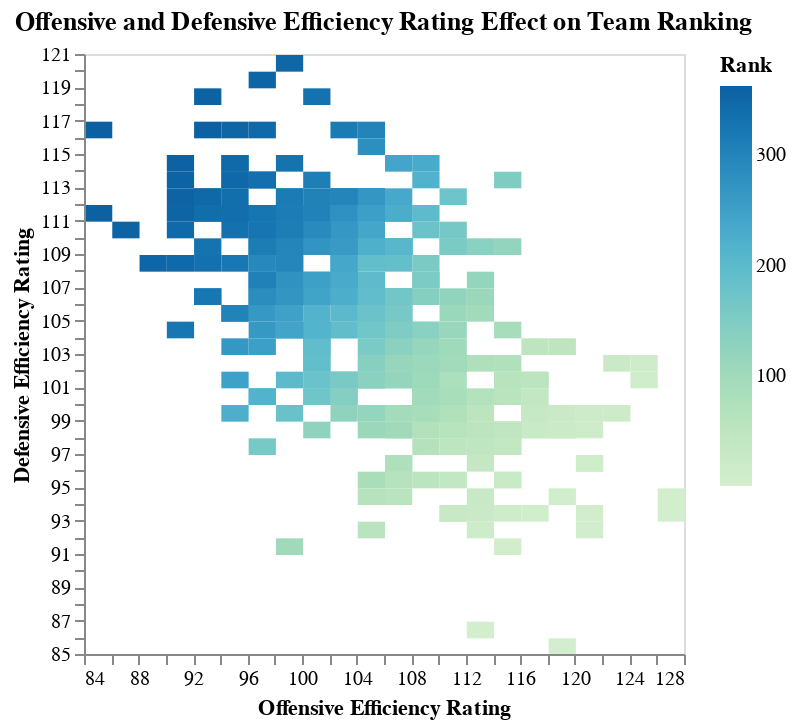

Notebook code for this chart:
### Markdown cell above
This visualization is a scatter plot which displays wins versus wins above bubble for college basketball teams. Wins above bubble refers to the difference in how many wins a team had and how many (estimated) they would have need at a minimum to qualify for March Madness. Teams with a positive WAB (>0) qualified for the tournament, while those with a negative WAB fell short. The interactive features are as follows: a tool tip displaying the team name, their rank, their number of wins, and their WAB, a zoom feature, and an interactive legend that allows the viewer to select a conference to see how that conference's teams fared on this visualization. The interactive legend feature is crucial to allowing viewers to see how the tournament selection committee views the competition level of each conference. Teams from more competitive conferences may have fewer wins than those from less competitive conferences and yet still be selected to the tournament.

### Code cell
cbb_heatmap = alt.Chart(cbb_df, title='Offensive and Defensive Efficiency Rating Effect on Team Ranking').mark_rect().encode(
    alt.Y('ADJDE:Q', title='Defensive Efficiency Rating').bin(maxbins=40),
    alt.X('ADJOE:Q', title='Offensive Efficiency Rating').bin(maxbins=40),
    alt.Color('RK:Q', title='Rank').scale(scheme='greenblue'), 
    tooltip = ['TEAM']
)

cbb_heatmap

### Figure 1 — Vega-Lite specification as saved in the notebook (floating-point values rounded to 4 significant figures; data arrays with more than 128 entries replaced by an {"elided": "..."} marker saying what was removed)
{"config": {"view": {"continuousWidth": 300, "continuousHeight": 300}}, "data": {"name": "data-2ab1a467a91bfeed2c6a16ec3d07f927"}, "mark": {"type": "rect"}, "encoding": {"color": {"field": "RK", "scale": {"scheme": "greenblue"}, "title": "Rank", "type": "quantitative"}, "tooltip": [{"field": "TEAM", "type": "nominal"}], "x": {"bin": {"maxbins": 40}, "field": "ADJOE", "title": "Offensive Efficiency Rating", "type": "quantitative"}, "y": {"bin": {"maxbins": 40}, "field": "ADJDE", "title": "Defensive Efficiency Rating", "type": "quantitative"}}, "title": "Offensive and Defensive Efficiency Rating Effect on Team Ranking", "$schema": "https://vega.github.io/schema/vega-lite/v5.17.0.json", "datasets": {"data-2ab1a467a91bfeed2c6a16ec3d07f927": {"elided": "362 records"}}}
